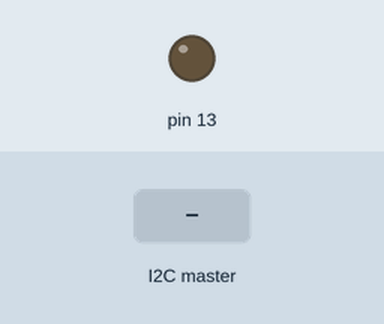
Recording of a sketch running on a simulated Arduino Uno, built with avr-gcc and run on an emulated ATmega328P. Parts: output pins drawn as LEDs (lit = HIGH). The test bench sets the inputs (shaded band).

Above: at 1.2 s.
1.3 s: the I2C master sends the byte 1
At 1.8 s:
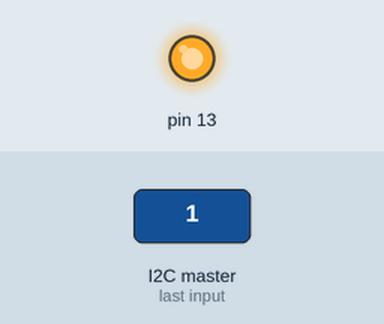
Timing chart, 0 to 4.3 s (numbered marks = the images above; inputs shaded):
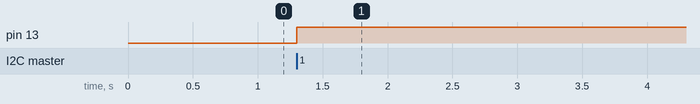

Measured:
- after the input at 1.3 s, pin 13: LOW → HIGH at once

The sketch:

PruebaLEDi2c.ino
```cpp
#include <Wire.h>
#define SLAVE_ADDRESS 0x04

int number = 0;
int state = 0;

void setup() {
  pinMode(13, OUTPUT);
  Serial.begin(9600);         // start serial for output
  // initialize i2c as slave
  Wire.begin(SLAVE_ADDRESS);
  // define callbacks for i2c communication
  Wire.onReceive(receiveData);
  Wire.onRequest(sendData);
//  Serial.println("Ready!");
}

void loop() {
  delay(100);
}

// callback for received data
void receiveData(int byteCount){
  while(Wire.available()) {
    number = Wire.read();
//    Serial.print("data received: ");
//    Serial.println(analogRead(A0));
    if (number == 1){
      if (state == 0){
        digitalWrite(13, HIGH); // set the LED on
        state = 1;
      }
      else{
        digitalWrite(13, LOW); // set the LED off
        state = 0;
      }
    }
  }
}

// callback for sending data
void sendData(){
  Wire.write(analogRead(A0));
}
```
